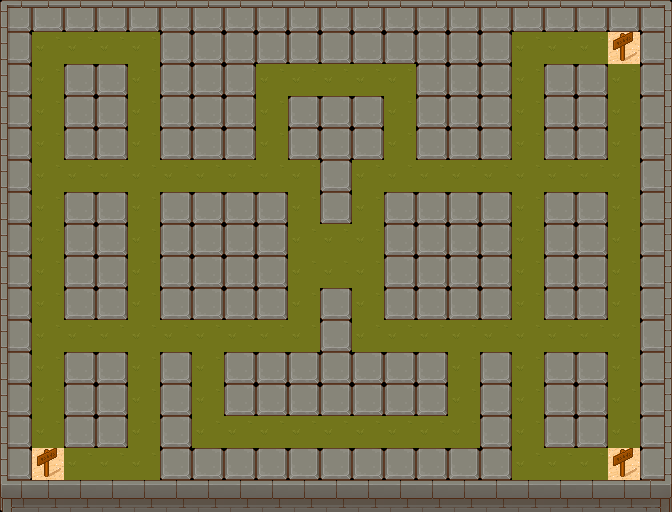

A level layout from a 2D game, rendered from its tile map. Below: a short description, then the map file with its tile-grid data intact:
An orthogonal 21x16 tile map with 32x32 px tiles, 6 tile layers (Collision2, Collision, Path, NPC Start, ...), 5 tilesets.

<map version="1.10" tiledversion="1.10.2" orientation="orthogonal" renderorder="right-up" width="21" height="16" tilewidth="32" tileheight="32" infinite="0" nextlayerid="8" nextobjectid="1">
 <tileset firstgid="1" source="tmw_desert_spacing.tsx" />
 <tileset firstgid="49" source="Dungeon.tsx" />
 <tileset firstgid="65" source="Ground.tsx" />
 <tileset firstgid="129" source="Grass.tsx" />
 <tileset firstgid="193" source="Walls.tsx" />
 <layer id="6" name="Collision2" width="21" height="16">
  <data encoding="csv">
92,92,92,92,92,92,92,92,92,92,92,92,92,92,92,92,92,92,92,92,92,
92,0,0,0,0,92,92,92,92,92,92,92,92,92,92,92,0,0,0,0,92,
92,0,92,92,0,92,92,92,0,0,0,0,0,92,92,92,0,92,92,0,92,
92,0,92,92,0,92,92,92,0,92,92,92,0,92,92,92,0,92,92,0,92,
92,0,92,92,0,92,92,92,0,92,92,92,0,92,92,92,0,92,92,0,92,
92,0,0,0,0,0,0,0,0,0,92,0,0,0,0,0,0,0,0,0,92,
92,0,92,92,0,92,92,92,92,0,92,0,92,92,92,92,0,92,92,0,92,
92,0,92,92,0,92,92,92,92,0,0,0,92,92,92,92,0,92,92,0,92,
92,0,92,92,0,92,92,92,92,0,0,0,92,92,92,92,0,92,92,0,92,
92,0,92,92,0,92,92,92,92,0,92,0,92,92,92,92,0,92,92,0,92,
92,0,0,0,0,0,0,0,0,0,92,0,0,0,0,0,0,0,0,0,92,
92,0,92,92,0,92,0,92,92,92,92,92,92,92,0,92,0,92,92,0,92,
92,0,92,92,0,92,0,92,92,92,92,92,92,92,0,92,0,92,92,0,92,
92,0,92,92,0,92,0,0,0,0,0,0,0,0,0,92,0,92,92,0,92,
92,0,0,0,0,92,92,92,92,92,92,92,92,92,92,92,0,0,0,0,92,
92,0,0,0,0,0,0,0,0,0,0,0,0,0,0,0,0,0,0,0,75
</data>
 </layer>
 <layer id="2" name="Collision" width="21" height="16">
  <data encoding="csv">
210,211,211,211,211,211,211,211,211,211,211,211,211,211,211,211,211,211,211,211,212,
226,0,0,0,0,92,92,92,92,92,92,92,92,92,92,92,0,0,0,0,228,
226,0,92,92,0,92,92,92,0,0,0,0,0,92,92,92,0,92,92,0,228,
226,0,92,92,0,92,92,92,0,92,92,92,0,92,92,92,0,92,92,0,228,
226,0,92,92,0,92,92,92,0,92,92,92,0,92,92,92,0,92,92,0,228,
226,0,0,0,0,0,0,0,0,0,92,0,0,0,0,0,0,0,0,0,228,
226,0,92,92,0,92,92,92,92,0,92,0,92,92,92,92,0,92,92,0,228,
226,0,92,92,0,92,92,92,92,0,0,0,92,92,92,92,0,92,92,0,228,
226,0,92,92,0,92,92,92,92,0,0,0,92,92,92,92,0,92,92,0,228,
226,0,92,92,0,92,92,92,92,0,92,0,92,92,92,92,0,92,92,0,228,
226,0,0,0,0,0,0,0,0,0,92,0,0,0,0,0,0,0,0,0,228,
226,0,92,92,0,92,0,92,92,92,92,92,92,92,0,92,0,92,92,0,228,
226,0,92,92,0,92,0,92,92,92,92,92,92,92,0,92,0,92,92,0,228,
226,0,92,92,0,92,0,0,0,0,0,0,0,0,0,92,0,92,92,0,228,
226,0,0,0,0,92,92,92,92,92,92,92,92,92,92,92,0,0,0,0,228,
242,243,243,243,243,243,243,243,243,243,243,243,243,243,243,243,243,243,243,243,244
</data>
 </layer>
 <layer id="1" name="Path" width="21" height="16">
  <data encoding="csv">
0,0,0,0,0,0,0,0,0,0,0,0,0,0,0,0,0,0,0,0,0,
0,131,131,131,131,0,0,0,0,0,0,0,0,0,0,0,131,131,131,131,0,
0,131,0,0,131,0,0,0,131,131,131,131,131,0,0,0,131,0,0,131,0,
0,131,0,0,131,0,0,0,131,0,0,0,131,0,0,0,131,0,0,131,0,
0,131,0,0,131,0,0,0,131,0,0,0,131,0,0,0,131,0,0,131,0,
0,131,131,131,131,131,131,131,131,131,0,131,131,131,131,131,131,131,131,131,0,
0,131,0,0,131,0,0,0,0,131,0,131,0,0,0,0,131,0,0,131,0,
0,131,0,0,131,0,0,0,0,131,131,131,0,0,0,0,131,0,0,131,0,
0,131,0,0,131,0,0,0,0,131,131,131,0,0,0,0,131,0,0,131,0,
0,131,0,0,131,0,0,0,0,131,0,131,0,0,0,0,131,0,0,131,0,
0,131,131,131,131,131,131,131,131,131,0,131,131,131,131,131,131,131,131,131,0,
0,131,0,0,131,0,131,0,0,0,0,0,0,0,131,0,131,0,0,131,0,
0,131,0,0,131,0,131,0,0,0,0,0,0,0,131,0,131,0,0,131,0,
0,131,0,0,131,0,131,131,131,131,131,131,131,131,131,0,131,0,0,131,0,
0,131,131,131,131,0,0,0,0,0,0,0,0,0,0,0,131,131,131,131,0,
0,0,0,0,0,0,0,0,0,0,0,0,0,0,0,0,0,0,0,0,0
</data>
 </layer>
 <layer id="7" name="NPC Start" width="21" height="16">
  <data encoding="csv">
0,0,0,0,0,0,0,0,0,0,0,0,0,0,0,0,0,0,0,0,0,
0,0,0,0,0,0,0,0,0,0,0,0,0,0,0,0,0,0,0,0,0,
0,0,0,0,0,0,0,0,0,0,0,0,0,0,0,0,0,0,0,0,0,
0,0,0,0,0,0,0,0,0,0,0,0,0,0,0,0,0,0,0,0,0,
0,0,0,0,0,0,0,0,0,0,0,0,0,0,0,0,0,0,0,0,0,
0,0,0,0,0,0,0,0,0,0,0,0,0,0,0,0,0,0,0,0,0,
0,0,0,0,0,0,0,0,0,0,0,0,0,0,0,0,0,0,0,0,0,
0,0,0,0,0,0,0,0,0,0,0,0,0,0,0,0,0,0,0,0,0,
0,0,0,0,0,0,0,0,0,0,0,0,0,0,0,0,0,0,0,0,0,
0,0,0,0,0,0,0,0,0,0,0,0,0,0,0,0,0,0,0,0,0,
0,0,0,0,0,0,0,0,0,0,0,0,0,0,0,0,0,0,0,0,0,
0,0,0,0,0,0,0,0,0,0,0,0,0,0,0,0,0,0,0,0,0,
0,0,0,0,0,0,0,0,0,0,0,0,0,0,0,0,0,0,0,0,0,
0,0,0,0,0,0,0,0,0,0,0,0,0,0,0,0,0,0,0,0,0,
0,0,0,0,0,0,0,0,0,0,0,0,0,0,0,0,0,0,0,46,0,
0,0,0,0,0,0,0,0,0,0,0,0,0,0,0,0,0,0,0,0,0
</data>
 </layer>
 <layer id="5" name="Player End" width="21" height="16">
  <data encoding="csv">
0,0,0,0,0,0,0,0,0,0,0,0,0,0,0,0,0,0,0,0,0,
0,0,0,0,0,0,0,0,0,0,0,0,0,0,0,0,0,0,0,46,0,
0,0,0,0,0,0,0,0,0,0,0,0,0,0,0,0,0,0,0,0,0,
0,0,0,0,0,0,0,0,0,0,0,0,0,0,0,0,0,0,0,0,0,
0,0,0,0,0,0,0,0,0,0,0,0,0,0,0,0,0,0,0,0,0,
0,0,0,0,0,0,0,0,0,0,0,0,0,0,0,0,0,0,0,0,0,
0,0,0,0,0,0,0,0,0,0,0,0,0,0,0,0,0,0,0,0,0,
0,0,0,0,0,0,0,0,0,0,0,0,0,0,0,0,0,0,0,0,0,
0,0,0,0,0,0,0,0,0,0,0,0,0,0,0,0,0,0,0,0,0,
0,0,0,0,0,0,0,0,0,0,0,0,0,0,0,0,0,0,0,0,0,
0,0,0,0,0,0,0,0,0,0,0,0,0,0,0,0,0,0,0,0,0,
0,0,0,0,0,0,0,0,0,0,0,0,0,0,0,0,0,0,0,0,0,
0,0,0,0,0,0,0,0,0,0,0,0,0,0,0,0,0,0,0,0,0,
0,0,0,0,0,0,0,0,0,0,0,0,0,0,0,0,0,0,0,0,0,
0,0,0,0,0,0,0,0,0,0,0,0,0,0,0,0,0,0,0,0,0,
0,0,0,0,0,0,0,0,0,0,0,0,0,0,0,0,0,0,0,0,0
</data>
 </layer>
 <layer id="4" name="Player" width="21" height="16">
  <data encoding="csv">
0,0,0,0,0,0,0,0,0,0,0,0,0,0,0,0,0,0,0,0,0,
0,0,0,0,0,0,0,0,0,0,0,0,0,0,0,0,0,0,0,0,0,
0,0,0,0,0,0,0,0,0,0,0,0,0,0,0,0,0,0,0,0,0,
0,0,0,0,0,0,0,0,0,0,0,0,0,0,0,0,0,0,0,0,0,
0,0,0,0,0,0,0,0,0,0,0,0,0,0,0,0,0,0,0,0,0,
0,0,0,0,0,0,0,0,0,0,0,0,0,0,0,0,0,0,0,0,0,
0,0,0,0,0,0,0,0,0,0,0,0,0,0,0,0,0,0,0,0,0,
0,0,0,0,0,0,0,0,0,0,0,0,0,0,0,0,0,0,0,0,0,
0,0,0,0,0,0,0,0,0,0,0,0,0,0,0,0,0,0,0,0,0,
0,0,0,0,0,0,0,0,0,0,0,0,0,0,0,0,0,0,0,0,0,
0,0,0,0,0,0,0,0,0,0,0,0,0,0,0,0,0,0,0,0,0,
0,0,0,0,0,0,0,0,0,0,0,0,0,0,0,0,0,0,0,0,0,
0,0,0,0,0,0,0,0,0,0,0,0,0,0,0,0,0,0,0,0,0,
0,0,0,0,0,0,0,0,0,0,0,0,0,0,0,0,0,0,0,0,0,
0,46,0,0,0,0,0,0,0,0,0,0,0,0,0,0,0,0,0,0,0,
0,0,0,0,0,0,0,0,0,0,0,0,0,0,0,0,0,0,0,0,0
</data>
 </layer>
</map>
